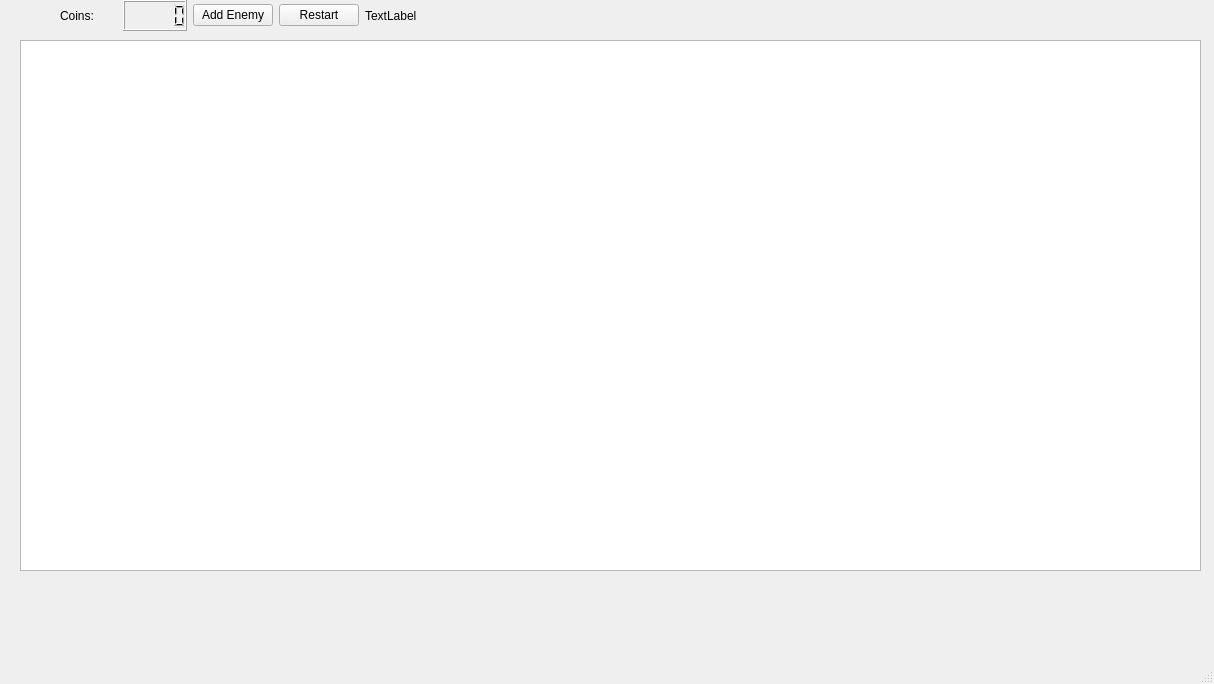
<?xml version="1.0" encoding="UTF-8"?>
<ui version="4.0">
 <class>MainWindow</class>
 <widget class="QMainWindow" name="MainWindow">
  <property name="geometry">
   <rect>
    <x>0</x>
    <y>0</y>
    <width>1214</width>
    <height>684</height>
   </rect>
  </property>
  <property name="windowTitle">
   <string>MainWindow</string>
  </property>
  <widget class="QWidget" name="centralwidget">
   <widget class="QGraphicsView" name="graphicsView">
    <property name="geometry">
     <rect>
      <x>20</x>
      <y>40</y>
      <width>1181</width>
      <height>531</height>
     </rect>
    </property>
   </widget>
   <widget class="QWidget" name="horizontalLayoutWidget">
    <property name="geometry">
     <rect>
      <x>60</x>
      <y>0</y>
      <width>362</width>
      <height>31</height>
     </rect>
    </property>
    <layout class="QHBoxLayout" name="horizontalLayout">
     <item>
      <widget class="QLabel" name="label_2">
       <property name="text">
        <string>Coins:</string>
       </property>
      </widget>
     </item>
     <item>
      <widget class="QLCDNumber" name="lcdNumber"/>
     </item>
     <item>
      <widget class="QPushButton" name="pushButton">
       <property name="text">
        <string>Add Enemy</string>
       </property>
      </widget>
     </item>
     <item>
      <widget class="QPushButton" name="pushButton_3">
       <property name="text">
        <string>Restart</string>
       </property>
      </widget>
     </item>
     <item>
      <widget class="QLabel" name="label">
       <property name="text">
        <string>TextLabel</string>
       </property>
      </widget>
     </item>
    </layout>
   </widget>
  </widget>
  <widget class="QMenuBar" name="menubar">
   <property name="geometry">
    <rect>
     <x>0</x>
     <y>0</y>
     <width>1214</width>
     <height>22</height>
    </rect>
   </property>
  </widget>
  <widget class="QStatusBar" name="statusbar"/>
 </widget>
 <resources/>
 <connections/>
</ui>
